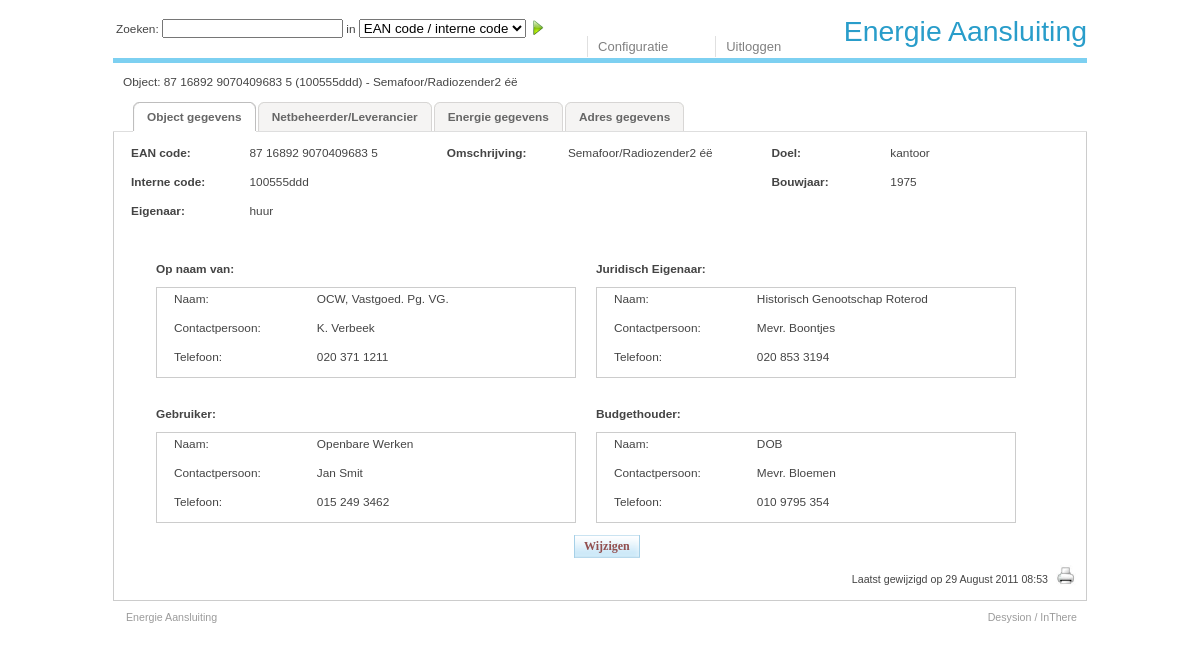
The page /object.php?id=1 (signed in) on the database its author committed.
### tables this page shows
CREATE TABLE `objecten_basis` (
  `ObjectID` int(11) NOT NULL auto_increment,
  `EanCode` char(18) NOT NULL,
  `ObjectNaam` tinytext NOT NULL COMMENT 'Vrije tekst',
  `InterneCodering` char(10) default NULL COMMENT 'Eigen codering (txt)',
  `OpNaamVan` int(11) default NULL COMMENT 'Een organisatie',
  `Eigenaar` enum('eigen','derde','huur','onbekend') default NULL COMMENT 'eigen, derde, huur of  onbekend',
  `JuridischEigenaar` int(11) default NULL COMMENT 'Een organisatie',
  `Gebruiker` int(11) default NULL COMMENT 'Een organisatie',
  `BudgetHouder` int(30) default NULL COMMENT 'Een organisatie',
  `DoelID` int(11) default NULL COMMENT 'Een doel',
  `Bouwjaar` year(4) default NULL COMMENT 'Een jaar',
  `GewijzigdDoor` int(11) NOT NULL COMMENT 'A userid',
  `GewijzigdOp` timestamp NOT NULL default CURRENT_TIMESTAMP,
  PRIMARY KEY  (`ObjectID`),
  UNIQUE KEY `EanCode` (`EanCode`)
);

CREATE TABLE `doelen` (
  `DoelID` int(11) NOT NULL auto_increment COMMENT 'Identifier',
  `Omschrijving` tinytext NOT NULL COMMENT 'Vrije tekst',
  `GewijzigdDoor` int(11) NOT NULL COMMENT 'A userid',
  `GewijzigdOp` timestamp NOT NULL default CURRENT_TIMESTAMP,
  PRIMARY KEY  (`DoelID`)
);

CREATE TABLE `organisaties` (
  `OrganisatieID` int(11) NOT NULL auto_increment COMMENT 'Identifier',
  `OrganisatieNaam` char(30) NOT NULL COMMENT 'Vrije tekst',
  `OrgansatieAfkorting` char(10) default NULL COMMENT 'Vrije tekst',
  `ContactPersoon` char(60) default NULL COMMENT 'Een persoon',
  `Telefoon` char(14) default NULL COMMENT 'Integer veld',
  `AdresRegel1` tinytext COMMENT 'Vrije tekst',
  `StraatNaam` char(60) default NULL COMMENT 'Vrije tekst',
  `Huisnummer` int(11) default NULL,
  `HuisnummerToevoeging` char(30) default NULL,
  `Postcode` varchar(10) default NULL COMMENT 'Vrije tekst',
  `Plaats` char(60) default NULL COMMENT 'Vrije tekst',
  `Land` int(11) NOT NULL default '1' COMMENT 'Een land',
  `GewijzigdDoor` int(11) NOT NULL COMMENT 'A userid',
  `GewijzigdOp` timestamp NOT NULL default CURRENT_TIMESTAMP,
  PRIMARY KEY  (`OrganisatieID`)
);

### lib/config.inc.php (called while the page is built, shortened)
<?php
$cfg['enable_reg'] = true;
$cfg['disable_login'] = false;
$cfg['public_login'] = false;
$cfg['enable_debug'] = true;
$cfg['title'] = 'Energie Aansluiting';
$cfg['config_page'] = 'configuratie.php';
$cfg['logout_page'] = 'logout.php';
$cfg['index_page'] = 'index.php';
$cfg['login_page'] = 'login.php';
$cfg['about_page'] = 'about.php';
$cfg['register_page'] = 'register.php';
$cfg['object_page'] = 'object.php';
$cfg['netbeheer_page'] = 'netbeheer.php';
$cfg['energie_page'] = 'energie.php';
$cfg['adres_page'] = 'adres.php';
$cfg['format']['strf_time_updated'] = "%e %B %G %H:%M";
$cfg['format']['strf_time_default'] = "%e %B %G %H:%M";
$cfg['format']['strf_time_list'] = "%d %b %G %H:%M";
$cfg['format']['strf_time_date_full'] = "%e %B %G";
$cfg['form']['text_input']['max_length'] = 50;
$cfg['form']['text_input']['size'] = 25;
$cfg['form']['text_area']['cols'] = 22;
$cfg['form']['text_area']['rows'] = 2;
$cfg['values']['eigenaar']['eigen'] = 'eigen';
$cfg['values']['eigenaar']['derde'] = 'derde';
$cfg['values']['eigenaar']['huur'] = 'huur';
$cfg['values']['eigenaar']['onbekend'] = 'onbekend';
$cfg['values']['stroomtype']['groen'] = 'groen';
$cfg['values']['stroomtype']['grijs'] = 'grijs';
$cfg['values']['stroomtype']['onbekend'] = 'onbekend';
$cfg['values']['grootkleinverbruik']['KVB'] = 'KVB';
$cfg['values']['grootkleinverbruik']['GVB'] = 'GVB';
$cfg['values']['inbedrijf']['ja'] = 'ja';
$cfg['values']['inbedrijf']['nee'] = 'nee';
$cfg['values']['inbedrijf']['onbekend'] = 'onbekend';
$cfg['values']['energiescan']['ja'] = 'ja';
$cfg['values']['energiescan']['nee'] = 'nee';
$cfg['values']['energiescan']['onbekend'] = 'onbekend';
$cfg['values']['energielabel']['A'] = 'A';
$cfg['values']['energielabel']['B'] = 'B';
$cfg['values']['energielabel']['C'] = 'C';
$cfg['values']['energielabel']['D'] = 'D';
$cfg['values']['energielabel']['E'] = 'E';
$cfg['values']['energielabel']['F'] = 'F';
$cfg['values']['energielabel']['G'] = 'G';
$cfg['values']['energielabel']['onbekend'] = 'onbekend';
$cfg['values']['LED']['ja'] = 'ja';
$cfg['values']['LED']['nee'] = 'nee';
$cfg['values']['LED']['onbekend'] = 'onbekend';
$cfg['values']['energielabelafmelding']['ja'] = 'ja';
$cfg['values']['energielabelafmelding']['nee'] = 'nee';
$cfg['values']['energielabelafmelding']['onbekend'] = 'onbekend';
$cfg['values']['bijzondereaansluiting']['ja'] = 'ja';
$cfg['values']['bijzondereaansluiting']['nee'] = 'nee';
$cfg['values']['bijzondereaansluiting']['onbekend'] = 'onbekend';
$cfg['values']['energiebelasting']['groep'] = 'groep';
$cfg['values']['energiebelasting']['normaal'] = 'normaal';
$cfg['values']['energiebelasting']['onbekend'] = 'onbekend';
$cfg['values']['factuurmoment']['maandelijks'] = 'maandelijks';
$cfg['values']['factuurmoment']['januari'] = 'januari';
?>

### lib/functions.inc.php (called while the page is built, shortened)
<?php
function get_search_fields() {
	if (isset($_GET['s']))  $_search['str'] = $_GET['s'];
	elseif (isset($_POST['s']))  $_search['str'] = $_POST['s'];
	else $_search['str'] = false;
	if (isset($_GET['o'])) $_search['opt'] = $_GET['o'];
	elseif (isset($_POST['o'])) $_search['opt'] = $_POST['o'];
  else $_search['opt']  = false;
  return $_search;
}
?>

### object.php (the view, shortened to what this page needs)
<?php
if (isset($_GET['id'])) $_objectid = $_GET['id'];
elseif (isset($_POST['id'])) $_objectid = $_POST['id'];
else fatal_error("Er is geen object gespecificeerd.");
$_search = get_search_fields();
$dao_obj = new ObjectenBasisDAO();
$vo = $dao_obj->findByPK($_objectid);
$org = array('OpNaamVan' => "Op naam van:", 'JuridischEigenaar' => "Juridisch Eigenaar:", 'Gebruiker' => "Gebruiker:", 'BudgetHouder' => "Budgethouder:");
$dao_org = new OrganisatiesDAO();
$_updatetime = $vo->GewijzigdOp;
$_n = 8;
$table =  n($_n+0) . "<table id=\"table_main\">\n";
$table .= n($_n+2) . "<tr>\n";
$table .= n($_n+4) . "<td class=\"td_main_title\">EAN code:</td>\n";
$table .= n($_n+4) . "<td class=\"td_main\">". format_EAN($vo->EanCode) . "</td>\n";
$table .= n($_n+4) . "<td class=\"td_spacer\"></td>\n";
$table .= n($_n+4) . "<td rowspan=\"3\" class=\"td_main_title\">Omschrijving:</td>\n";
$table .= n($_n+4) . "<td rowspan=\"3\" class=\"td_main\">". $vo->ObjectNaam . "</td>\n";
$table .= n($_n+4) . "<td class=\"td_main_spacer\"></td>\n";
$table .= n($_n+4) . "<td class=\"td_main_title\">Doel:</td>\n";
$table .= n($_n+4) . "<td class=\"td_main\">". $vo->DoelOmschrijving . "</td>\n";
$table .= n($_n+2) . "</tr>\n";
$table .= n($_n+2) . "<tr>\n";
$table .= n($_n+4) . "<td class=\"td_main_title\">Interne code:</td>\n";
$table .= n($_n+4) . "<td class=\"td_main\">". format_Internal_Code($vo->InterneCodering) . "</td>\n";
$table .= n($_n+4) . "<td class=\"td_main_spacer\"></td>\n";
$table .= n($_n+4) . "<td class=\"td_spacer\"></td>\n";
$table .= n($_n+4) . "<td class=\"td_main_title\">Bouwjaar:</td>\n";
$table .= n($_n+4) . "<td class=\"td_main\">". $vo->Bouwjaar . "</td>\n";
$table .= n($_n+2) . "</tr>\n";
$table .= n($_n+2) . "<tr>\n";
$table .= n($_n+4) . "<td class=\"td_main_title\">Eigenaar:</td>\n";
$table .= n($_n+4) . "<td class=\"td_main\">". $vo->Eigenaar . "</td>\n";
$table .= n($_n+4) . "<td class=\"td_main_spacer\"></td>\n";
$table .= n($_n+4) . "<td class=\"td_spacer\"></td>\n";
$table .= n($_n+4) . "<td class=\"td_main_title\"></td>\n";
$table .= n($_n+4) . "<td class=\"td_main\"></td>\n";
$table .= n($_n+2) . "</tr>\n";
$table .= n($_n+2) . "<tr class=\"tr_main_empty_line \">\n";
$table .= n($_n+4) . "<td></td>\n";
$table .= n($_n+2) . "</tr>\n";
$table .= n($_n+2) . "<tr>\n";
$count = 0;
		$table .= n($_n+4) . "<td class=\"td_main_colspan8\" colspan=\"8\">\n";
		$table .= n($_n+6) . "<table class=\"table_organizations\">\n";
$table .= n($_n+8) . "<tr>\n";
foreach($org as $key=>$value) {
	  if ( ($count & 1) == 0) {
	  	$i = 0;
	  	foreach($org as $key2=>$value2) {
	  		if ($i < $count+2) {
	  			if($i >= $count) {
			  		$table .= n($_n+10) . "<td class=\"td_org_title\">" . $value2  . "</td>\n";
						if ( ($i & 1) == 0 )
							$table .= n($_n+10) . "<td class=\"td_org_spacer\"></td>\n";
						elseif($i != $count) {
							$table .= n($_n+8) . "</tr>\n";
							$table .= n($_n+8) . "<tr>\n";
							break;
						}
	  			}
					$i++;
	  		}
			}
	 }
	$count += 1;
	if (!$vo->$key) {
			$table .= n($_n+10) . "<td>\n";
			$table .= n($_n+12) . "<div id=\"$key\">\n";
			$_n = 22;
			$table .= n($_n+0) . "<table class=\"table_org_details\">\n";
			$table .= n($_n+2) . "<tr>\n";
			$table .= n($_n+4) . "<td class=\"td_org_subtitle\">Onbekend.</td>\n";
			$table .= n($_n+4) . "<td class=\"td_org\"></td>\n";
			$table .= n($_n+2) . "</tr>\n";
			$table .= n($_n+2) . "<tr>\n";
			$table .= n($_n+4) . "<td class=\"td_org_subtitle\"></td>\n";
			$table .= n($_n+4) . "<td class=\"td_org\"></td>\n";
			$table .= n($_n+2) . "</tr>\n";
			$table .= n($_n+2) . "<tr>\n";
			$table .= n($_n+4) . "<td class=\"td_org_subtitle\"></td>\n";
			$table .= n($_n+4) . "<td class=\"td_org\"></td>\n";
			$table .= n($_n+2) . "</tr>\n";
			$table .= n($_n+0) . "</table>\n";
			$_n = 8;
			$table .= n($_n+12) . "</div>\n";
			$table .= n($_n+10) . "</td>\n";
			if ( ($count & 1) == 0) {
			$table .= n($_n+8) . "</tr>\n";
			if ( $count < sizeof($org)) {
				$table .= n($_n+8) . "<tr class=\"tr_main_empty_line \"><td></td></tr>\n";
				$table .= n($_n+8) . "<tr>\n";
			}
			} else {
				$table .= n($_n+10) . "<td></td>\n";
				if ( $count == sizeof($org)) {
					$table .= n($_n+10) . "<td></td>\n";
					$table .= n($_n+8) . "</tr>\n";
				}
			}
	} else {
		$vo_array[$vo->$key] = $dao_org->findByPK($vo->$key);
			$table .= n($_n+10) . "<td>\n";
			$table .= n($_n+12) . "<div id=\"$key\">\n";
			$_n = 22;
			$table .= n($_n+0) . "<table class=\"table_org_details\">\n";
			$table .= n($_n+2) . "<tr>\n";
			$table .= n($_n+4) . "<td class=\"td_org_subtitle\">Naam:</td>\n";
			$table .= n($_n+4) . "<td class=\"td_org\">" . $vo_array[$vo->$key]->OrganisatieNaam . "</td>\n";
			$table .= n($_n+2) . "</tr>\n";
			$table .= n($_n+2) . "<tr>\n";
			$table .= n($_n+4) . "<td class=\"td_org_subtitle\">Contactpersoon:</td>\n";
			$table .= n($_n+4) . "<td class=\"td_org\">" . $vo_array[$vo->$key]->ContactPersoon . "</td>\n";
			$table .= n($_n+2) . "</tr>\n";
			$table .= n($_n+2) . "<tr>\n";
			$table .= n($_n+4) . "<td class=\"td_org_subtitle\">Telefoon:</td>\n";
			$table .= n($_n+4) . "<td class=\"td_org\">" . $vo_array[$vo->$key]->Telefoon . "</td>\n";
			$table .= n($_n+2) . "</tr>\n";
			$table .= n($_n+0) . "</table>\n";
			$_n = 8;
			$table .= n($_n+12) . "</div>\n";
			$table .= n($_n+10) . "</td>\n";
			if ( ($count & 1) == 0) {
			$table .= n($_n+8) . "</tr>\n";
			if ( $count < sizeof($org)) {
				$table .= n($_n+8) . "<tr class=\"tr_main_empty_line \"><td></td></tr>\n";
				$table .= n($_n+8) . "<tr>\n";
			}
		} else {
			$table .= n($_n+10) . "<td></td>\n";
		}
	}
}
$table .= n($_n+6) . "</table>\n";
$table .= n($_n+4) . "</td>\n";
$table .= n($_n+2) . "</tr>\n";
$table .= n($_n+0) . "</table>\n";
echo $table;
echo edit_button($_objectid, "object_edit.php", $_search);
if($_updatetime != "") html_updated($_updatetime, $_objectid);
?>

### rows shown on the page
objecten_basis: EanCode "87 16892 9070409683 5", ObjectNaam "Semafoor/Radiozender2 éë", DoelID.Omschrijving "kantoor", InterneCodering "100555ddd", Bouwjaar "1975", Eigenaar "huur"
organisaties: OrganisatieNaam "OCW, Vastgoed. Pg. VG.", ContactPersoon "K. Verbeek", Telefoon "020 371 1211"
organisaties: OrganisatieNaam "Historisch Genootschap Roterod", ContactPersoon "Mevr. Boontjes", Telefoon "020 853 3194"
organisaties: OrganisatieNaam "Openbare Werken", ContactPersoon "Jan Smit", Telefoon "015 249 3462"
organisaties: OrganisatieNaam "DOB", ContactPersoon "Mevr. Bloemen", Telefoon "010 9795 354"

### other values the page prints
$cfg['title'] "Energie Aansluiting"
$obj_ref "Object: 87 16892 9070409683 5 (100555ddd) - Semafoor/Radiozender2 éë"
$value2 "Op naam van:"
$value2 "Juridisch Eigenaar:"
$value2 "Gebruiker:"
$value2 "Budgethouder:"
$buf "Laatst gewijzigd op 29 August 2011 08:53"
